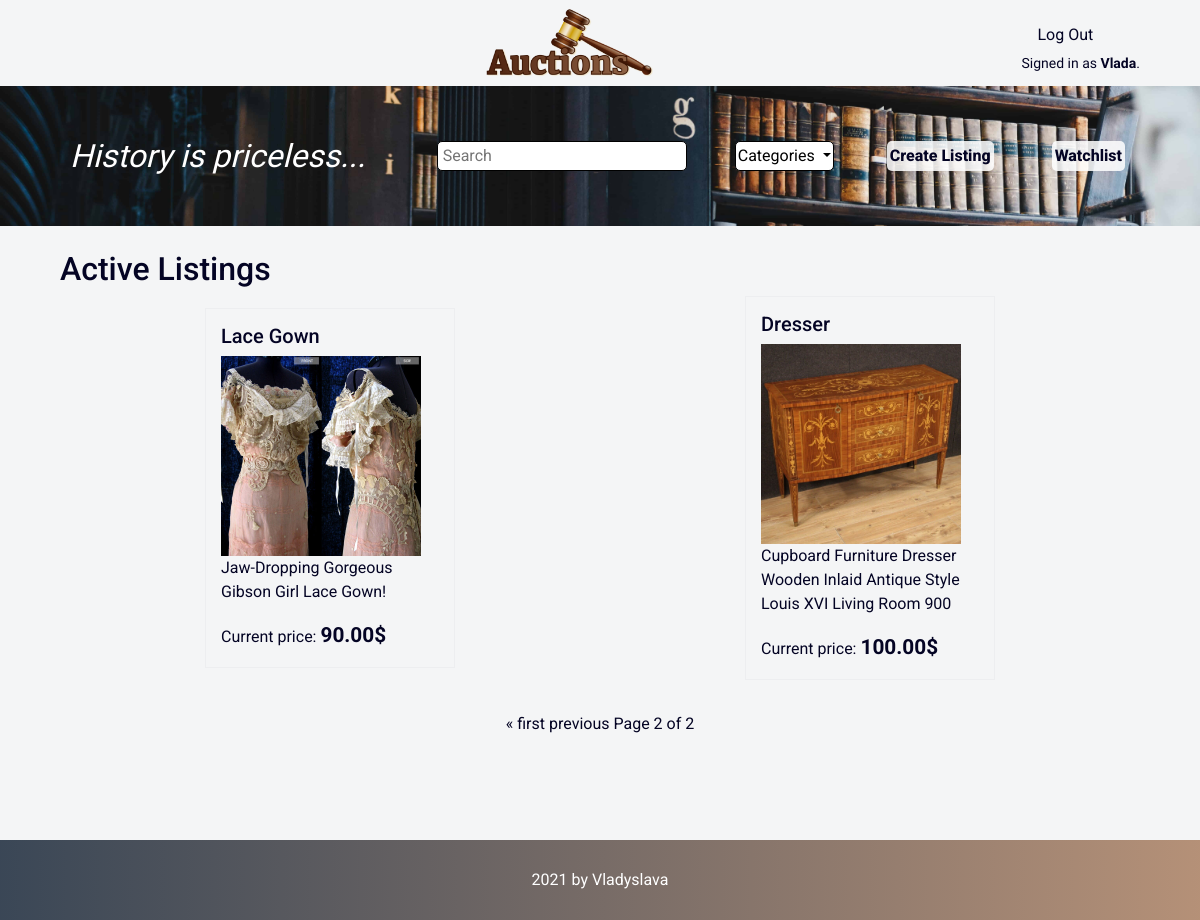
The app's page /?page=2 (signed in) with its own data.
### auctions/models.py (models this page shows, shortened)
class User(AbstractUser):
    pass

class Listing(models.Model):
    title = models.CharField(max_length=64)
    description = models.TextField(max_length=350)
    image = models.ImageField(default='default.png')
    price = models.DecimalField(max_digits=12, decimal_places=2, validators=[MinValueValidator(Decimal('0.01'))])
    date_created = models.DateTimeField(default=timezone.now)
    category = models.ForeignKey(Category, default="None", on_delete=models.CASCADE)
    user = models.ForeignKey(User, on_delete=models.CASCADE)
    comment = models.ManyToManyField(Comment, default=None)
    bid = models.ManyToManyField(Bid, default=None)
    status = models.BooleanField(default=False)

### auctions/views.py (the view)
# urls.py: path("", views.index, name="index"),
def index(request):
    listings = Listing.objects.filter(status=False)
    paginator = Paginator(listings, 12)
    page_number = request.GET.get('page')
    page_obj = paginator.get_page(page_number)
    return render(request, "auctions/index.html", {
        "listings": page_obj,
        "categories": Category.objects.all()
    })

### auctions/models.py (called while the page is built)
    def __str__(self):
        return self.category

### auctions/templates/auctions/index.html (shortened to what this page needs)
{% extends "auctions/layout.html" %}
{% block body %}
<div class="background">
    <div class="margin flex">
        <div class="flex1">
            <div class="history">History is priceless...</div>
        </div>
        <div class="flex flex2">
            <form action="{% url 'search' %}">
                <input class="search" type="text" name="q" autocomplete="off" placeholder="Search">
            </form>
            <div class="dropdown">
                <button class="categories dropdown-toggle" type="button" id="dropdownMenuButton" data-toggle="dropdown" aria-haspopup="true" aria-expanded="false">
                    Categories
                </button>
            </div>
            <a class="flex-item" href="{% url 'create' %}">Create Listing</a>
            <a class="flex-item" href="{% url 'watchlist' %}">Watchlist</a>
        </div>
    </div>
</div>
<h2 class="margin margin-top">Active Listings</h2>
<div class="margin flex">
    {% for listing in listings %}
    <a class="flex-item listing" href="{% url 'item' listing.title %}">
        <h5>{{ listing.title }}</h5>
        <img src="{{ listing.image.url }}" alt="image" style="width: 200px; height: auto;">
        <p>{{ listing.description }}</p>
        Current price: <b>{{ listing.price }}$</b>
    </a>
    {% endfor %}
</div>
<div class="container p-4">
    <div class="pagination justify-content-center">
        <span class="step-links">
            {% if listings.has_previous %}
            <a href="?page=1">&laquo; first</a>
            <a href="?page={{ listings.previous_page_number }}">previous</a>
            {% endif %}
            <span class="current">
                Page {{ listings.number }} of {{ listings.paginator.num_pages }}
            </span>
        </span>
    </div>
</div>
{% endblock %}

### auctions/templates/auctions/layout.html (shortened to what this page needs)
{% load static %}
<!DOCTYPE html>
<html lang="en">
    <head>
        <link rel="stylesheet" href="https://stackpath.bootstrapcdn.com/bootstrap/4.4.1/css/bootstrap.min.css">
        <link href="{% static 'auctions/styles.css' %}" rel="stylesheet">
    </head>
    <body>
    <div class="margin flex">
        <a href="{% url 'index' %}"><img class="logo" src="{% static 'auctions/images/AuctionsLogo.png' %}" alt="logo"></a>
        <div>
            <ul class="nav">
                {% if user.is_authenticated %}
                <li class="nav-item">
                    <a class="nav-link" href="{% url 'logout' %}">Log Out</a>
                </li>
                {% endif %}
            </ul>
            {% if user.is_authenticated %}
            <h6>Signed in as <strong>{{ user.username }}</strong>.</h6>
            {% else %}
            <h6>Not signed in.</h6>
            {% endif %}
        </div>
    </div>
        {% block body %}
        {% endblock %}
        <footer class="footer flex">
            <p class="flex-item" style="color: white">2021 by Vladyslava</p>
        </footer>
    </body>
</html>

### auctions/static/auctions/styles.css (style rules this page uses)
body { background-color: #2533440c; font-family: Roboto; color: rgb(4, 4, 36); min-height: 100vh; }
a { color: rgb(4, 4, 36) }
.logo { height: 70px; }
h6 { font-family: Arapey; font-size: 14px; margin: 0; }
.history { font-family: Arapey; font-style: italic; font-size: 2rem; color: white; }
.background .flex-item { font-size: 1rem; font-weight: 800; background-color: rgba(255, 255, 255, 0.856); padding: 3px; border-radius: 5px; margin: 5px; }
.flex { display: flex; justify-content: space-between; align-items: center; flex-wrap: wrap; }
.margin { margin: 1vh 5vw; }
.margin-top { margin-top: 3vh; }
.flex1 { margin-top: 5vh 0; flex: 1; padding: 10px; }
.flex2 { margin: 5vh 0; flex: 2; padding: 10px; }
.background { background-image: url('images/books.jpg'); background-repeat: no-repeat; background-size: 100%; }
.flex-item { margin: auto; padding: 15px; }
.search { width: 250px; padding: 2px 5px; outline: none; border: 0.5px solid black; border-radius: 5px; }
.categories { padding: 2px; border: 0.5px solid black; background-color: white; border-radius: 5px; }
img { object-fit: contain; }
.listing { max-width: 250px; border: 0.1px solid rgba(4, 4, 36, 0.027); }
b { font-size: 1.3rem; }
.footer { background: linear-gradient(90deg, #253344e5 0%, #b08567e0 102.76%); margin-top: 10vh; min-height: 10vh; }

### records on screen
User: username "Vlada"
Listing: title "Lace Gown", image (picture), description "Jaw-Dropping Gorgeous Gibson Girl Lace Gown!", price "90.00"
Listing: title "Dresser", image (picture), description "Cupboard Furniture Dresser Wooden Inlaid Antique Style Louis XVI Living Room 900", price "100.00"

### other values on screen
{{ listings.number }} "2"
{{ listings.paginator.num_pages }} "2"
